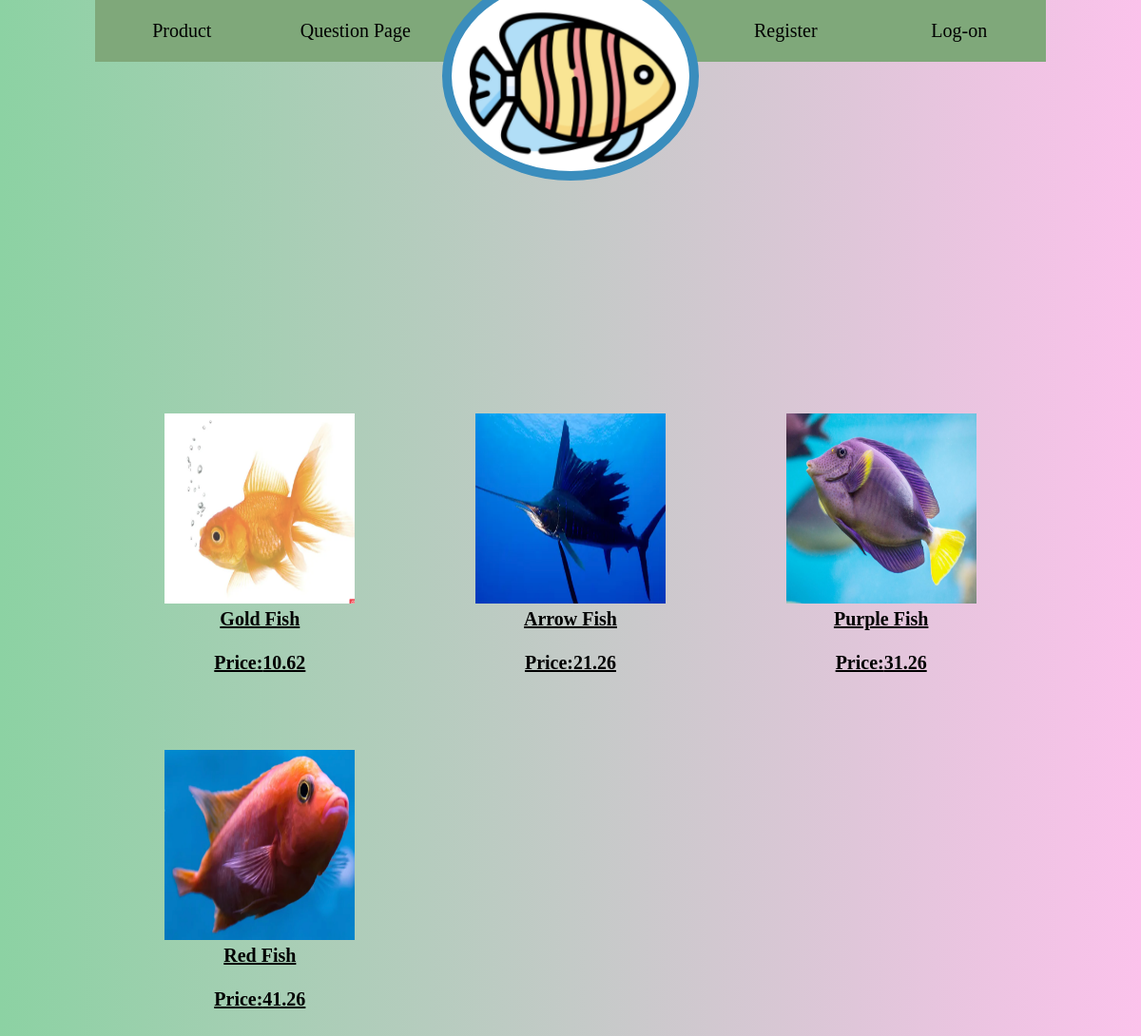
The page /Fish_Final/home.php on the database its author committed.
### tables this page shows
CREATE TABLE `Fish_type` (
  `Name` char(50) NOT NULL,
  `Price` double(10,2) NOT NULL,
  `Color` char(10) NOT NULL,
  `ProductID` int(11) NOT NULL
);

### Fish_Final/home.php (the view, shortened to what this page needs)
<!DOCTYPE html>
<html lang="en">
<head>
</head>
<body>
    <div class = "container">
    <ul class="shell">
        <li class="button">
            <span>Product</span>
        </li>
        <li class="button">
            <span>Question Page</span>
        </li>
        <li class="portrait">
        </li>
        <li class="button">
            <span>Register</span>
        </li>
        <li class="button">
            <span>Log-on</span>
        </li>
    </ul>
<?php
require_once "Mysql_Login.php";
    $conn = new mysqli($hn,$un,$pw,$db);
    $query = "SELECT * FROM fish_type";
    $result = $conn -> query($query);
    $numRows = $result -> num_rows;
       for($j = 0; $j < $numRows; ++$j){
           $row = $result -> fetch_array(MYSQLI_ASSOC);
           if($j == 0){
               $fish1 = $row['Name'];
               $price1 = $row['Price'];
            }
            if($j == 1){
            $fish2 = $row['Name'];
            $price2= $row['Price'];
            }if($j == 2){
                $fish3 = $row['Name'];
                $price3 = $row['Price'];
            }if($j == 3){
                $fish4 = $row['Name'];
                $price4 = $row['Price'];
            }
    }
    echo <<< _END
    <div class="grid-container">
        <div class="grid-item">
            <a href="fish1.php" >
                <li>
                    <img src= gold.png width="200" height="200">
                    <br>
                    <h1>$fish1</h1>
                    <br>
                    <h1 class = "price">Price:$price1</h1>
                </li>
            </a>
        </div>
        <div class="grid-item">
            <a href="fish2.php">
                <li>
                    <img src= arrow.png width="200" height="200">
                    <br>
                    <h1>$fish2</h1>
                    <br>
                    <h1 class = "price" >Price:$price2</h1>
                </li>
            </a>
        </div>
        <div class="grid-item">
            <a href="fish3.php">
                <li>
                    <img src= purple.png width="200" height="200">
                    <br>
                    <h1>$fish3</h1>
                    <br>
                    <h1 class = "price">Price:$price3</h1>
                </li>
            </a>
        </div>
        <div class="grid-item">
            <a href="fish4.php">
                <li class = "fish4">
                    <img src= red.png width="200" height="200">
                    <br>
                    <h1>$fish4</h1>
                    <br>
                    <h1 class = "price">Price:$price4</h1>
                </li>
            </a>
        </div>
    </div>
</div>
</body>
</html>
_END;
?>

### Fish_Final/home.php (style rules this page uses)
* { margin: 0px; padding: 0; list-style: none; font-size: 20px; font-family: Georgia, 'Times New Roman', Times, serif; color: black; }
body { height: 100vh; display: flex; align-items: top; justify-content: center; background-image: linear-gradient(to right, rgb(140, 210, 163), #fbc2eb); }
.grid-container { display: grid; grid-row-gap: 40px; grid-template-columns: auto auto auto; padding: 10px; padding-top: 350px; }
.grid-item { background-color: transparent; padding: 20px; font-size: 40px; text-align: center; }
.shell { display: flex; }
.button,.shell { background-color: rgb(127, 168, 122); width: 1000px; height: 65px; text-align: center; line-height: 65px; transition: 0.3s; cursor: pointer; }
.portrait::before { content:''; display:block; width: 250px; height: 200px; border-radius: 50%; transform:translate(0px, -30px); background-image:url('fish.jpeg'); background-size:auto; border:10px solid rgb(58, 141, 189) }

### rows shown on the page
fish_type: Name "Gold Fish", Price "10.62"
fish_type: Name "Arrow Fish", Price "21.26"
fish_type: Name "Purple Fish", Price "31.26"
fish_type: Name "Red Fish", Price "41.26"
